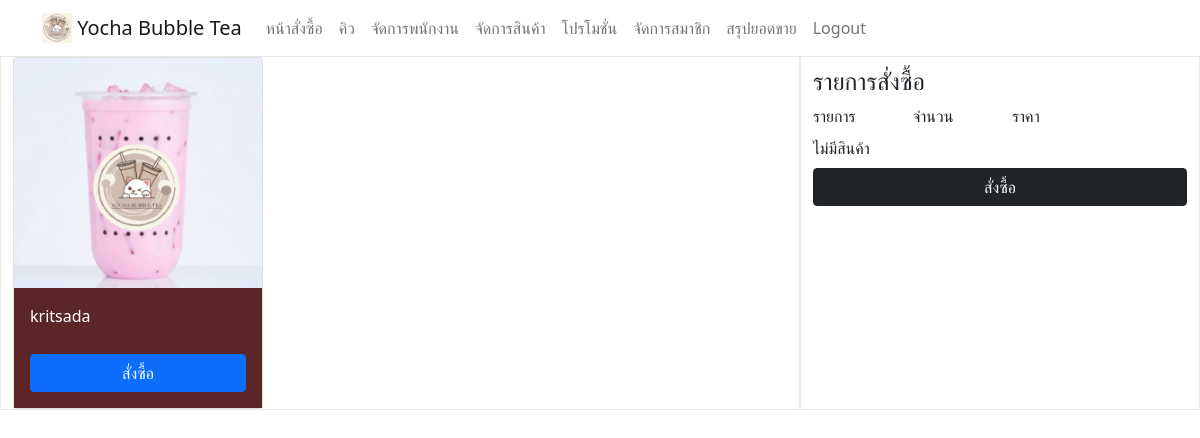
Before: /owner/home.php (signed in) with the older database file.
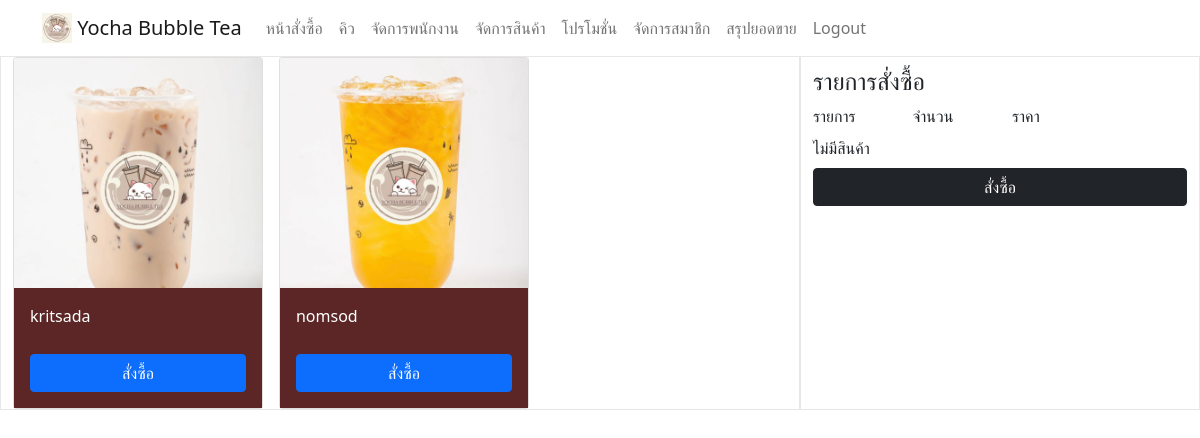
After: the same page with the newer database file.
### tables this page shows
CREATE TABLE `product` (
  `pro_id` int(11) NOT NULL,
  `name` varchar(50) NOT NULL,
  `type` varchar(25) NOT NULL,
  `image` varchar(100) NOT NULL
);

### owner/home.php (the view, shortened to what this page needs)
<?php
include("navbar_owner.php");
include("../connection.php");
$sql = "SELECT * FROM product WHERE type = 'drink'";
$result = $conn->query($sql);
?>
<html lang="en">
<head>
    <link id="theme" rel="stylesheet" href="../assets/css/home.css">
    <link href="https://cdn.jsdelivr.net/npm/bootstrap@5.0.2/dist/css/bootstrap.min.css" rel="stylesheet">
</head>
<body>
    <div class="container-fluid">
        <div class="row">
            <div class="container-order-list col-md-8">
                <div class="row">
                    <?php
                    while ($row = $result->fetch_assoc()) {
                        echo '<div class="col-md-4" id="' .$row['pro_id']. '" onclick="showProId(' . $row['pro_id'] . ')">';
                        echo '    <div class="card" style="width: 250px;" id="item_card">';
                        echo '        <img src="../assets/img/product/' . $row['image'] . '" class="card-img-top" alt=" '.$row['name']. ' ">';
                        echo '        <div class="card-body">';
                        echo '            <p class="card-text">' . $row['name'] . '</p>';
                        echo '            <button type="button" class="btn btn-primary" onclick="document.getElementById(\'popup\').style.display=\'block\'">สั่งซื้อ</button>';
                        echo '        </div>';
                        echo '    </div>';
                        echo '</div>';
                    }
                    ?>
                </div>
            </div>
            <form  action="confirm_order.php" class="container-order col-md-4">
                <h4>รายการสั่งซื้อ</h4>
                <div class="row mb-2">
                    <div class="col">
                        รายการ
                    </div>
                    <div class="col">
                        จำนวน
                    </div>
                    <div class="col">
                        ราคา
                    </div>
                    <div class="col"></div>
                </div>
                <?php
                    if (!empty($_SESSION['cart'])) {
                        foreach ($_SESSION['cart'] as $index => $order) {
                            echo '<div class="row mb-2">';
                            echo '  <div class="col">';
                            echo        $order['drink']['name'] . ' ' . $order['size'];
                            if (!empty($order['topping']['name'])) {
                                echo '<div> + '. $order['topping']['name'] . '</div>';
                            }
                            echo '  </div>';
                            echo '  <div class="col">';
                            echo        '1';
                            echo '  </div>';
                            echo '  <div class="col">';
                            echo        $order['price'];
                            echo '  </div>';
                            echo '  <div class="col">';
                            echo        '<a class="btn btn-danger pt-1" href="remove_from_cart.php?cart_index=' . $index . '">X</a>';
                            echo '  </div>';
                            echo '</div>';
                        }
                    } else {
                        echo '<div class="mb-2">ไม่มีสินค้า</div>';
                    }
                ?>
                <button type="submit" class="btn btn-dark">สั่งซื้อ</button>
            </form>
        </div>
    </div>
</body>
</html>

### owner/navbar_owner.php (shortened to what this page needs)
<!DOCTYPE html>
<html lang="en">
<head>
    <link href="../assets/css/bootstrap.min.css" rel="stylesheet">
</head>
<nav class="navbar navbar-expand navbar-light bg-faded">
        <div class="container">
            <a class="navbar-brand" href="#">
                <img src="..\assets\img\logo.jpg" width="30" height="30" class="d-inline-block align-top" alt="">
                Yocha Bubble Tea
            </a>
            <ul class="navbar-nav me-auto mt-2 mt-lg-0">
                <li class="nav-item">
                    <a class="nav-link" aria-current="page" href="home.php">หน้าสั่งซื้อ</a>
                </li>
                <li class="nav-item">
                    <a class="nav-link" href="#">คิว</a>
                </li>
                <li class="nav-item">
                    <a class="nav-link" href="manage_employee.php">จัดการพนักงาน</a>
                </li>
                <li class="nav-item">
                    <a class="nav-link" href="manage_product.php">จัดการสินค้า</a>
                </li>
                <li class="nav-item">
                    <a class="nav-link" href="promotion.php">โปรโมชั่น</a>
                </li>
                <li class="nav-item">
                    <a class="nav-link" href="manage_member.php">จัดการสมาชิก</a>
                </li>
                <li class="nav-item">
                    <a class="nav-link" href="#">สรุปยอดขาย</a>
                </li>
                <li class="nav-item">
                    <a class="nav-link" href="logout.php">Logout</a>
                </li>
            </ul>
        </div>
    </nav>

### assets/css/home.css (style rules this page uses)
.container-order-list { padding: 0px 10px; border: 1px solid #00000018; }
.container-order { display: flex; flex-direction: column; border: 1px solid #00000018; padding: 10px; }
.card-body { display: flex; flex-direction: column; gap: 10px; padding: 10px; background-color: #5c2626; color: white; }

Changed rows visible on the page:
changed product "kritsada": image: a different picture
added product: image (picture), name "nomsod"
